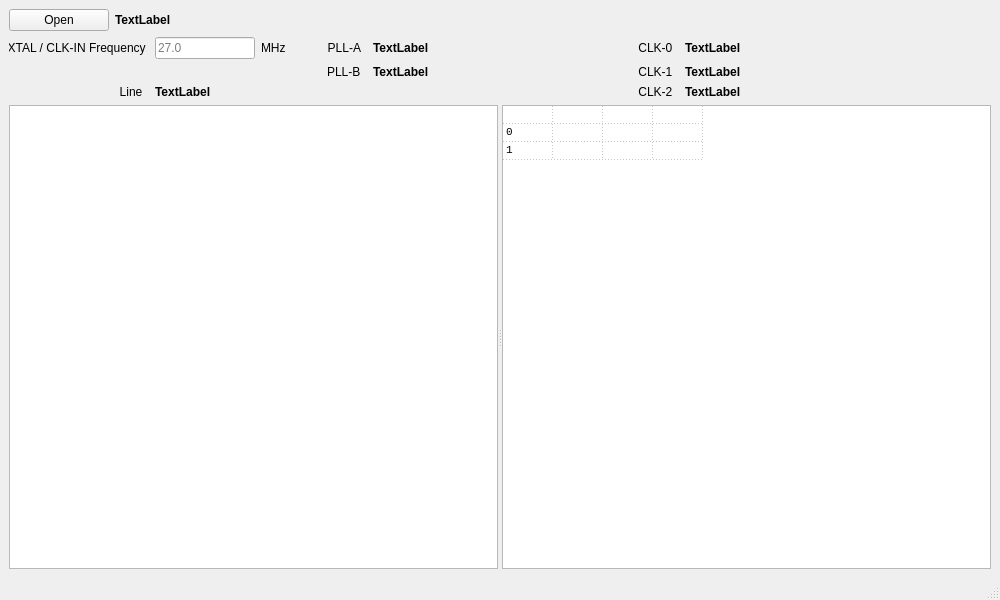
<?xml version="1.0" encoding="UTF-8"?>
<ui version="4.0">
 <class>MainWindow</class>
 <widget class="QMainWindow" name="MainWindow">
  <property name="geometry">
   <rect>
    <x>0</x>
    <y>0</y>
    <width>1000</width>
    <height>600</height>
   </rect>
  </property>
  <property name="minimumSize">
   <size>
    <width>1000</width>
    <height>600</height>
   </size>
  </property>
  <property name="windowTitle">
   <string>MainWindow</string>
  </property>
  <widget class="QWidget" name="centralwidget">
   <layout class="QVBoxLayout" name="verticalLayout">
    <item>
     <layout class="QHBoxLayout" name="horizontalLayout_2">
      <item>
       <widget class="QPushButton" name="FileOpenPushButton">
        <property name="maximumSize">
         <size>
          <width>100</width>
          <height>16777215</height>
         </size>
        </property>
        <property name="cursor">
         <cursorShape>OpenHandCursor</cursorShape>
        </property>
        <property name="text">
         <string>Open</string>
        </property>
       </widget>
      </item>
      <item>
       <widget class="QLabel" name="FilenameLabel">
        <property name="font">
         <font>
          <weight>75</weight>
          <bold>true</bold>
         </font>
        </property>
        <property name="cursor">
         <cursorShape>OpenHandCursor</cursorShape>
        </property>
        <property name="text">
         <string>TextLabel</string>
        </property>
       </widget>
      </item>
     </layout>
    </item>
    <item>
     <layout class="QGridLayout" name="gridLayout_2">
      <item row="1" column="4">
       <widget class="QLabel" name="PLLBLabel">
        <property name="font">
         <font>
          <weight>75</weight>
          <bold>true</bold>
         </font>
        </property>
        <property name="text">
         <string>TextLabel</string>
        </property>
       </widget>
      </item>
      <item row="0" column="5">
       <widget class="QLabel" name="label_7">
        <property name="minimumSize">
         <size>
          <width>50</width>
          <height>0</height>
         </size>
        </property>
        <property name="maximumSize">
         <size>
          <width>50</width>
          <height>16777215</height>
         </size>
        </property>
        <property name="text">
         <string>CLK-0  </string>
        </property>
        <property name="alignment">
         <set>Qt::AlignRight|Qt::AlignTrailing|Qt::AlignVCenter</set>
        </property>
       </widget>
      </item>
      <item row="0" column="4">
       <widget class="QLabel" name="PLLALabel">
        <property name="minimumSize">
         <size>
          <width>250</width>
          <height>0</height>
         </size>
        </property>
        <property name="maximumSize">
         <size>
          <width>250</width>
          <height>16777215</height>
         </size>
        </property>
        <property name="font">
         <font>
          <weight>75</weight>
          <bold>true</bold>
         </font>
        </property>
        <property name="text">
         <string>TextLabel</string>
        </property>
       </widget>
      </item>
      <item row="1" column="5">
       <widget class="QLabel" name="label_18">
        <property name="minimumSize">
         <size>
          <width>0</width>
          <height>0</height>
         </size>
        </property>
        <property name="maximumSize">
         <size>
          <width>16777215</width>
          <height>16777215</height>
         </size>
        </property>
        <property name="text">
         <string>CLK-1  </string>
        </property>
        <property name="alignment">
         <set>Qt::AlignRight|Qt::AlignTrailing|Qt::AlignVCenter</set>
        </property>
       </widget>
      </item>
      <item row="0" column="3">
       <widget class="QLabel" name="label_13">
        <property name="minimumSize">
         <size>
          <width>50</width>
          <height>0</height>
         </size>
        </property>
        <property name="maximumSize">
         <size>
          <width>50</width>
          <height>16777215</height>
         </size>
        </property>
        <property name="text">
         <string>PLL-A  </string>
        </property>
        <property name="alignment">
         <set>Qt::AlignRight|Qt::AlignTrailing|Qt::AlignVCenter</set>
        </property>
       </widget>
      </item>
      <item row="0" column="6">
       <widget class="QLabel" name="Clock0Label">
        <property name="font">
         <font>
          <weight>75</weight>
          <bold>true</bold>
         </font>
        </property>
        <property name="text">
         <string>TextLabel</string>
        </property>
       </widget>
      </item>
      <item row="0" column="0">
       <widget class="QLabel" name="label_5">
        <property name="minimumSize">
         <size>
          <width>140</width>
          <height>0</height>
         </size>
        </property>
        <property name="maximumSize">
         <size>
          <width>140</width>
          <height>16777215</height>
         </size>
        </property>
        <property name="text">
         <string>XTAL / CLK-IN Frequency </string>
        </property>
        <property name="alignment">
         <set>Qt::AlignRight|Qt::AlignTrailing|Qt::AlignVCenter</set>
        </property>
       </widget>
      </item>
      <item row="0" column="2">
       <widget class="QLabel" name="label_11">
        <property name="minimumSize">
         <size>
          <width>50</width>
          <height>0</height>
         </size>
        </property>
        <property name="maximumSize">
         <size>
          <width>50</width>
          <height>16777215</height>
         </size>
        </property>
        <property name="text">
         <string>MHz</string>
        </property>
       </widget>
      </item>
      <item row="1" column="3">
       <widget class="QLabel" name="label_15">
        <property name="text">
         <string>PLL-B  </string>
        </property>
        <property name="alignment">
         <set>Qt::AlignRight|Qt::AlignTrailing|Qt::AlignVCenter</set>
        </property>
       </widget>
      </item>
      <item row="2" column="0">
       <widget class="QLabel" name="label_19">
        <property name="text">
         <string>Line  </string>
        </property>
        <property name="alignment">
         <set>Qt::AlignRight|Qt::AlignTrailing|Qt::AlignVCenter</set>
        </property>
       </widget>
      </item>
      <item row="2" column="1">
       <widget class="QLabel" name="LineLabel">
        <property name="font">
         <font>
          <weight>75</weight>
          <bold>true</bold>
         </font>
        </property>
        <property name="text">
         <string>TextLabel</string>
        </property>
       </widget>
      </item>
      <item row="2" column="5">
       <widget class="QLabel" name="label_20">
        <property name="minimumSize">
         <size>
          <width>0</width>
          <height>0</height>
         </size>
        </property>
        <property name="maximumSize">
         <size>
          <width>16777215</width>
          <height>16777215</height>
         </size>
        </property>
        <property name="text">
         <string>CLK-2  </string>
        </property>
        <property name="alignment">
         <set>Qt::AlignRight|Qt::AlignTrailing|Qt::AlignVCenter</set>
        </property>
       </widget>
      </item>
      <item row="1" column="6">
       <widget class="QLabel" name="Clock1Label">
        <property name="font">
         <font>
          <weight>75</weight>
          <bold>true</bold>
         </font>
        </property>
        <property name="text">
         <string>TextLabel</string>
        </property>
       </widget>
      </item>
      <item row="2" column="6">
       <widget class="QLabel" name="Clock2Label">
        <property name="font">
         <font>
          <weight>75</weight>
          <bold>true</bold>
         </font>
        </property>
        <property name="text">
         <string>TextLabel</string>
        </property>
       </widget>
      </item>
      <item row="0" column="1">
       <widget class="QLineEdit" name="RefHzLineEdit">
        <property name="minimumSize">
         <size>
          <width>100</width>
          <height>0</height>
         </size>
        </property>
        <property name="maximumSize">
         <size>
          <width>100</width>
          <height>16777215</height>
         </size>
        </property>
        <property name="frame">
         <bool>true</bool>
        </property>
        <property name="placeholderText">
         <string>27.0</string>
        </property>
       </widget>
      </item>
     </layout>
    </item>
    <item>
     <widget class="QSplitter" name="splitter">
      <property name="sizePolicy">
       <sizepolicy hsizetype="Expanding" vsizetype="Expanding">
        <horstretch>0</horstretch>
        <verstretch>0</verstretch>
       </sizepolicy>
      </property>
      <property name="minimumSize">
       <size>
        <width>0</width>
        <height>0</height>
       </size>
      </property>
      <property name="orientation">
       <enum>Qt::Horizontal</enum>
      </property>
      <property name="opaqueResize">
       <bool>true</bool>
      </property>
      <property name="childrenCollapsible">
       <bool>false</bool>
      </property>
      <widget class="QListView" name="FileListView">
       <property name="minimumSize">
        <size>
         <width>0</width>
         <height>0</height>
        </size>
       </property>
       <property name="font">
        <font>
         <family>Consolas</family>
         <pointsize>8</pointsize>
        </font>
       </property>
       <property name="cursor" stdset="0">
        <cursorShape>OpenHandCursor</cursorShape>
       </property>
       <property name="autoScroll">
        <bool>true</bool>
       </property>
       <property name="editTriggers">
        <set>QAbstractItemView::NoEditTriggers</set>
       </property>
       <property name="selectionBehavior">
        <enum>QAbstractItemView::SelectRows</enum>
       </property>
      </widget>
      <widget class="QTableWidget" name="RegisterTableWidget">
       <property name="minimumSize">
        <size>
         <width>0</width>
         <height>0</height>
        </size>
       </property>
       <property name="font">
        <font>
         <family>Consolas</family>
         <pointsize>8</pointsize>
        </font>
       </property>
       <property name="autoFillBackground">
        <bool>false</bool>
       </property>
       <property name="autoScroll">
        <bool>false</bool>
       </property>
       <property name="editTriggers">
        <set>QAbstractItemView::NoEditTriggers</set>
       </property>
       <property name="alternatingRowColors">
        <bool>false</bool>
       </property>
       <property name="selectionMode">
        <enum>QAbstractItemView::MultiSelection</enum>
       </property>
       <property name="selectionBehavior">
        <enum>QAbstractItemView::SelectRows</enum>
       </property>
       <property name="gridStyle">
        <enum>Qt::DotLine</enum>
       </property>
       <property name="wordWrap">
        <bool>false</bool>
       </property>
       <property name="cornerButtonEnabled">
        <bool>false</bool>
       </property>
       <property name="rowCount">
        <number>3</number>
       </property>
       <attribute name="horizontalHeaderVisible">
        <bool>false</bool>
       </attribute>
       <attribute name="horizontalHeaderCascadingSectionResizes">
        <bool>false</bool>
       </attribute>
       <attribute name="horizontalHeaderMinimumSectionSize">
        <number>50</number>
       </attribute>
       <attribute name="horizontalHeaderDefaultSectionSize">
        <number>50</number>
       </attribute>
       <attribute name="horizontalHeaderHighlightSections">
        <bool>false</bool>
       </attribute>
       <attribute name="verticalHeaderVisible">
        <bool>false</bool>
       </attribute>
       <attribute name="verticalHeaderMinimumSectionSize">
        <number>17</number>
       </attribute>
       <attribute name="verticalHeaderDefaultSectionSize">
        <number>17</number>
       </attribute>
       <attribute name="verticalHeaderHighlightSections">
        <bool>true</bool>
       </attribute>
       <row>
        <property name="text">
         <string>-</string>
        </property>
       </row>
       <row>
        <property name="text">
         <string>0</string>
        </property>
       </row>
       <row>
        <property name="text">
         <string>1</string>
        </property>
       </row>
       <column>
        <property name="text">
         <string>Reg</string>
        </property>
        <property name="font">
         <font>
          <weight>75</weight>
          <bold>true</bold>
         </font>
        </property>
        <property name="textAlignment">
         <set>AlignCenter</set>
        </property>
       </column>
       <column>
        <property name="text">
         <string>Reg Name</string>
        </property>
        <property name="font">
         <font>
          <weight>75</weight>
          <bold>true</bold>
         </font>
        </property>
        <property name="textAlignment">
         <set>AlignCenter</set>
        </property>
       </column>
       <column>
        <property name="text">
         <string>Value  </string>
        </property>
        <property name="font">
         <font>
          <weight>75</weight>
          <bold>true</bold>
         </font>
        </property>
        <property name="textAlignment">
         <set>AlignCenter</set>
        </property>
       </column>
       <column>
        <property name="text">
         <string>Settings</string>
        </property>
        <property name="font">
         <font>
          <weight>75</weight>
          <bold>true</bold>
         </font>
        </property>
        <property name="textAlignment">
         <set>AlignCenter</set>
        </property>
       </column>
       <item row="0" column="0">
        <property name="text">
         <string/>
        </property>
       </item>
       <item row="1" column="0">
        <property name="text">
         <string>0</string>
        </property>
       </item>
       <item row="2" column="0">
        <property name="text">
         <string>1</string>
        </property>
       </item>
      </widget>
     </widget>
    </item>
   </layout>
  </widget>
  <widget class="QMenuBar" name="menubar">
   <property name="geometry">
    <rect>
     <x>0</x>
     <y>0</y>
     <width>1000</width>
     <height>21</height>
    </rect>
   </property>
  </widget>
  <widget class="QStatusBar" name="statusbar"/>
 </widget>
 <resources/>
 <connections/>
</ui>
